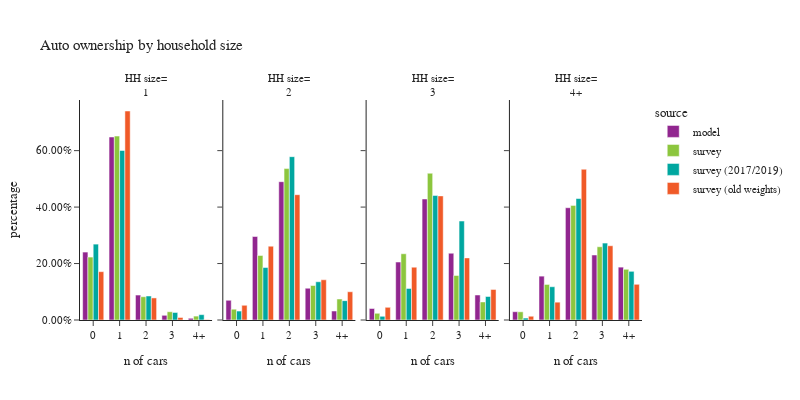

Here is the notebook cell this chart was saved with:
### Code cell
plot_auto(hh,'hhsize_simple','household size', 'HH size')

### Figure 1 — Plotly figure (JSON) as saved in the notebook; plotly's stock layout.template omitted (floating-point values rounded to 4 significant figures)
{"data": [{"alignmentgroup": "True", "customdata": [[70419], [189690], [25872], [4862], [1780]], "hovertemplate": "source=model<br>hhsize_simple=1<br>auto_ownership_simple=%{x}<br>percentage=%{y}<br>sample count=%{customdata[0]}<extra></extra>", "legendgroup": "model", "marker": {"color": "#91268F", "pattern": {"shape": ""}}, "name": "model", "offsetgroup": "model", "orientation": "v", "showlegend": true, "textposition": "auto", "type": "bar", "x": ["0", "1", "2", "3", "4+"], "xaxis": "x", "y": [0.2406, 0.6482, 0.08841, 0.01662, 0.006083], "yaxis": "y"}, {"alignmentgroup": "True", "customdata": [[21730], [92204], [152758], [35113], [9936]], "hovertemplate": "source=model<br>hhsize_simple=2<br>auto_ownership_simple=%{x}<br>percentage=%{y}<br>sample count=%{customdata[0]}<extra></extra>", "legendgroup": "model", "marker": {"color": "#91268F", "pattern": {"shape": ""}}, "name": "model", "offsetgroup": "model", "orientation": "v", "showlegend": false, "textposition": "auto", "type": "bar", "x": ["0", "1", "2", "3", "4+"], "xaxis": "x2", "y": [0.06971, 0.2958, 0.49, 0.1126, 0.03187], "yaxis": "y2"}, {"alignmentgroup": "True", "customdata": [[5406], [27255], [56909], [31402], [11758]], "hovertemplate": "source=model<br>hhsize_simple=3<br>auto_ownership_simple=%{x}<br>percentage=%{y}<br>sample count=%{customdata[0]}<extra></extra>", "legendgroup": "model", "marker": {"color": "#91268F", "pattern": {"shape": ""}}, "name": "model", "offsetgroup": "model", "orientation": "v", "showlegend": false, "textposition": "auto", "type": "bar", "x": ["0", "1", "2", "3", "4+"], "xaxis": "x3", "y": [0.04073, 0.2053, 0.4288, 0.2366, 0.08859], "yaxis": "y3"}, {"alignmentgroup": "True", "customdata": [[5215], [27600], [70642], [40891], [33263]], "hovertemplate": "source=model<br>hhsize_simple=4+<br>auto_ownership_simple=%{x}<br>percentage=%{y}<br>sample count=%{customdata[0]}<extra></extra>", "legendgroup": "model", "marker": {"color": "#91268F", "pattern": {"shape": ""}}, "name": "model", "offsetgroup": "model", "orientation": "v", "showlegend": false, "textposition": "auto", "type": "bar", "x": ["0", "1", "2", "3", "4+"], "xaxis": "x4", "y": [0.02936, 0.1554, 0.3977, 0.2302, 0.1873], "yaxis": "y4"}, {"alignmentgroup": "True", "customdata": [[490], [912], [110], [22], [13]], "hovertemplate": "source=survey<br>hhsize_simple=1<br>auto_ownership_simple=%{x}<br>percentage=%{y}<br>sample count=%{customdata[0]}<extra></extra>", "legendgroup": "survey", "marker": {"color": "#8CC63E", "pattern": {"shape": ""}}, "name": "survey", "offsetgroup": "survey", "orientation": "v", "showlegend": true, "textposition": "auto", "type": "bar", "x": ["0", "1", "2", "3", "4+"], "xaxis": "x", "y": [0.2229, 0.6516, 0.08246, 0.0292, 0.01382], "yaxis": "y"}, {"alignmentgroup": "True", "customdata": [[111], [515], [598], [128], [52]], "hovertemplate": "source=survey<br>hhsize_simple=2<br>auto_ownership_simple=%{x}<br>percentage=%{y}<br>sample count=%{customdata[0]}<extra></extra>", "legendgroup": "survey", "marker": {"color": "#8CC63E", "pattern": {"shape": ""}}, "name": "survey", "offsetgroup": "survey", "orientation": "v", "showlegend": false, "textposition": "auto", "type": "bar", "x": ["0", "1", "2", "3", "4+"], "xaxis": "x2", "y": [0.0384, 0.2286, 0.5364, 0.1222, 0.07438], "yaxis": "y2"}, {"alignmentgroup": "True", "customdata": [[11], [120], [175], [62], [22]], "hovertemplate": "source=survey<br>hhsize_simple=3<br>auto_ownership_simple=%{x}<br>percentage=%{y}<br>sample count=%{customdata[0]}<extra></extra>", "legendgroup": "survey", "marker": {"color": "#8CC63E", "pattern": {"shape": ""}}, "name": "survey", "offsetgroup": "survey", "orientation": "v", "showlegend": false, "textposition": "auto", "type": "bar", "x": ["0", "1", "2", "3", "4+"], "xaxis": "x3", "y": [0.02365, 0.2346, 0.52, 0.1577, 0.06403], "yaxis": "y3"}, {"alignmentgroup": "True", "customdata": [[11], [94], [203], [71], [44]], "hovertemplate": "source=survey<br>hhsize_simple=4+<br>auto_ownership_simple=%{x}<br>percentage=%{y}<br>sample count=%{customdata[0]}<extra></extra>", "legendgroup": "survey", "marker": {"color": "#8CC63E", "pattern": {"shape": ""}}, "name": "survey", "offsetgroup": "survey", "orientation": "v", "showlegend": false, "textposition": "auto", "type": "bar", "x": ["0", "1", "2", "3", "4+"], "xaxis": "x4", "y": [0.02906, 0.126, 0.4058, 0.2595, 0.1797], "yaxis": "y4"}, {"alignmentgroup": "True", "customdata": [[486], [910], [110], [23], [13]], "hovertemplate": "source=survey (2017/2019)<br>hhsize_simple=1<br>auto_ownership_simple=%{x}<br>percentage=%{y}<br>sample count=%{customdata[0]}<extra></extra>", "legendgroup": "survey (2017/2019)", "marker": {"color": "#00A7A0", "pattern": {"shape": ""}}, "name": "survey (2017/2019)", "offsetgroup": "survey (2017/2019)", "orientation": "v", "showlegend": true, "textposition": "auto", "type": "bar", "x": ["0", "1", "2", "3", "4+"], "xaxis": "x", "y": [0.2688, 0.6006, 0.08505, 0.02663, 0.01896], "yaxis": "y"}, {"alignmentgroup": "True", "customdata": [[76], [480], [573], [126], [52]], "hovertemplate": "source=survey (2017/2019)<br>hhsize_simple=2<br>auto_ownership_simple=%{x}<br>percentage=%{y}<br>sample count=%{customdata[0]}<extra></extra>", "legendgroup": "survey (2017/2019)", "marker": {"color": "#00A7A0", "pattern": {"shape": ""}}, "name": "survey (2017/2019)", "offsetgroup": "survey (2017/2019)", "orientation": "v", "showlegend": false, "textposition": "auto", "type": "bar", "x": ["0", "1", "2", "3", "4+"], "xaxis": "x2", "y": [0.03147, 0.1859, 0.5786, 0.1355, 0.06855], "yaxis": "y2"}, {"alignmentgroup": "True", "customdata": [[6], [109], [162], [55], [19]], "hovertemplate": "source=survey (2017/2019)<br>hhsize_simple=3<br>auto_ownership_simple=%{x}<br>percentage=%{y}<br>sample count=%{customdata[0]}<extra></extra>", "legendgroup": "survey (2017/2019)", "marker": {"color": "#00A7A0", "pattern": {"shape": ""}}, "name": "survey (2017/2019)", "offsetgroup": "survey (2017/2019)", "orientation": "v", "showlegend": false, "textposition": "auto", "type": "bar", "x": ["0", "1", "2", "3", "4+"], "xaxis": "x3", "y": [0.013, 0.112, 0.4413, 0.3505, 0.08326], "yaxis": "y3"}, {"alignmentgroup": "True", "customdata": [[4], [77], [189], [64], [34]], "hovertemplate": "source=survey (2017/2019)<br>hhsize_simple=4+<br>auto_ownership_simple=%{x}<br>percentage=%{y}<br>sample count=%{customdata[0]}<extra></extra>", "legendgroup": "survey (2017/2019)", "marker": {"color": "#00A7A0", "pattern": {"shape": ""}}, "name": "survey (2017/2019)", "offsetgroup": "survey (2017/2019)", "orientation": "v", "showlegend": false, "textposition": "auto", "type": "bar", "x": ["0", "1", "2", "3", "4+"], "xaxis": "x4", "y": [0.006874, 0.1179, 0.4302, 0.2726, 0.1725], "yaxis": "y4"}, {"alignmentgroup": "True", "customdata": [[773], [1585], [123], [22], [4]], "hovertemplate": "source=survey (old weights)<br>hhsize_simple=1<br>auto_ownership_simple=%{x}<br>percentage=%{y}<br>sample count=%{customdata[0]}<extra></extra>", "legendgroup": "survey (old weights)", "marker": {"color": "#F05A28", "pattern": {"shape": ""}}, "name": "survey (old weights)", "offsetgroup": "survey (old weights)", "orientation": "v", "showlegend": true, "textposition": "auto", "type": "bar", "x": ["0", "1", "2", "3", "4+"], "xaxis": "x", "y": [0.1712, 0.7404, 0.07818, 0.008917, 0.001266], "yaxis": "y"}, {"alignmentgroup": "True", "customdata": [[262], [1058], [945], [155], [78]], "hovertemplate": "source=survey (old weights)<br>hhsize_simple=2<br>auto_ownership_simple=%{x}<br>percentage=%{y}<br>sample count=%{customdata[0]}<extra></extra>", "legendgroup": "survey (old weights)", "marker": {"color": "#F05A28", "pattern": {"shape": ""}}, "name": "survey (old weights)", "offsetgroup": "survey (old weights)", "orientation": "v", "showlegend": false, "textposition": "auto", "type": "bar", "x": ["0", "1", "2", "3", "4+"], "xaxis": "x2", "y": [0.052, 0.2615, 0.444, 0.1424, 0.1001], "yaxis": "y2"}, {"alignmentgroup": "True", "customdata": [[32], [212], [272], [91], [23]], "hovertemplate": "source=survey (old weights)<br>hhsize_simple=3<br>auto_ownership_simple=%{x}<br>percentage=%{y}<br>sample count=%{customdata[0]}<extra></extra>", "legendgroup": "survey (old weights)", "marker": {"color": "#F05A28", "pattern": {"shape": ""}}, "name": "survey (old weights)", "offsetgroup": "survey (old weights)", "orientation": "v", "showlegend": false, "textposition": "auto", "type": "bar", "x": ["0", "1", "2", "3", "4+"], "xaxis": "x3", "y": [0.04474, 0.1872, 0.4397, 0.22, 0.1084], "yaxis": "y3"}, {"alignmentgroup": "True", "customdata": [[10], [105], [322], [79], [36]], "hovertemplate": "source=survey (old weights)<br>hhsize_simple=4+<br>auto_ownership_simple=%{x}<br>percentage=%{y}<br>sample count=%{customdata[0]}<extra></extra>", "legendgroup": "survey (old weights)", "marker": {"color": "#F05A28", "pattern": {"shape": ""}}, "name": "survey (old weights)", "offsetgroup": "survey (old weights)", "orientation": "v", "showlegend": false, "textposition": "auto", "type": "bar", "x": ["0", "1", "2", "3", "4+"], "xaxis": "x4", "y": [0.01334, 0.06313, 0.5341, 0.263, 0.1265], "yaxis": "y4"}], "layout": {"annotations": [{"font": {}, "showarrow": false, "text": "HH size=<br>1", "x": 0.1175, "xanchor": "center", "xref": "paper", "y": 1.0, "yanchor": "bottom", "yref": "paper"}, {"font": {}, "showarrow": false, "text": "HH size=<br>2", "x": 0.3725, "xanchor": "center", "xref": "paper", "y": 1.0, "yanchor": "bottom", "yref": "paper"}, {"font": {}, "showarrow": false, "text": "HH size=<br>3", "x": 0.6275, "xanchor": "center", "xref": "paper", "y": 1.0, "yanchor": "bottom", "yref": "paper"}, {"font": {}, "showarrow": false, "text": "HH size=<br>4+", "x": 0.8825, "xanchor": "center", "xref": "paper", "y": 1.0, "yanchor": "bottom", "yref": "paper"}], "barmode": "group", "font": {"size": 11}, "height": 400, "legend": {"title": {"text": "source"}, "tracegroupgap": 0}, "title": {"text": "Auto ownership by household size"}, "width": 800, "xaxis": {"anchor": "y", "domain": [0.0, 0.235], "title": {"text": "n of cars"}}, "xaxis2": {"anchor": "y2", "domain": [0.255, 0.49], "matches": "x", "title": {"text": "n of cars"}}, "xaxis3": {"anchor": "y3", "domain": [0.51, 0.745], "matches": "x", "title": {"text": "n of cars"}}, "xaxis4": {"anchor": "y4", "domain": [0.765, 1.0], "matches": "x", "title": {"text": "n of cars"}}, "yaxis": {"anchor": "x", "domain": [0.0, 1.0], "tickformat": ".2%", "title": {"text": "percentage"}}, "yaxis2": {"anchor": "x2", "domain": [0.0, 1.0], "matches": "y", "showticklabels": false, "tickformat": ".2%"}, "yaxis3": {"anchor": "x3", "domain": [0.0, 1.0], "matches": "y", "showticklabels": false, "tickformat": ".2%"}, "yaxis4": {"anchor": "x4", "domain": [0.0, 1.0], "matches": "y", "showticklabels": false, "tickformat": ".2%"}}}
